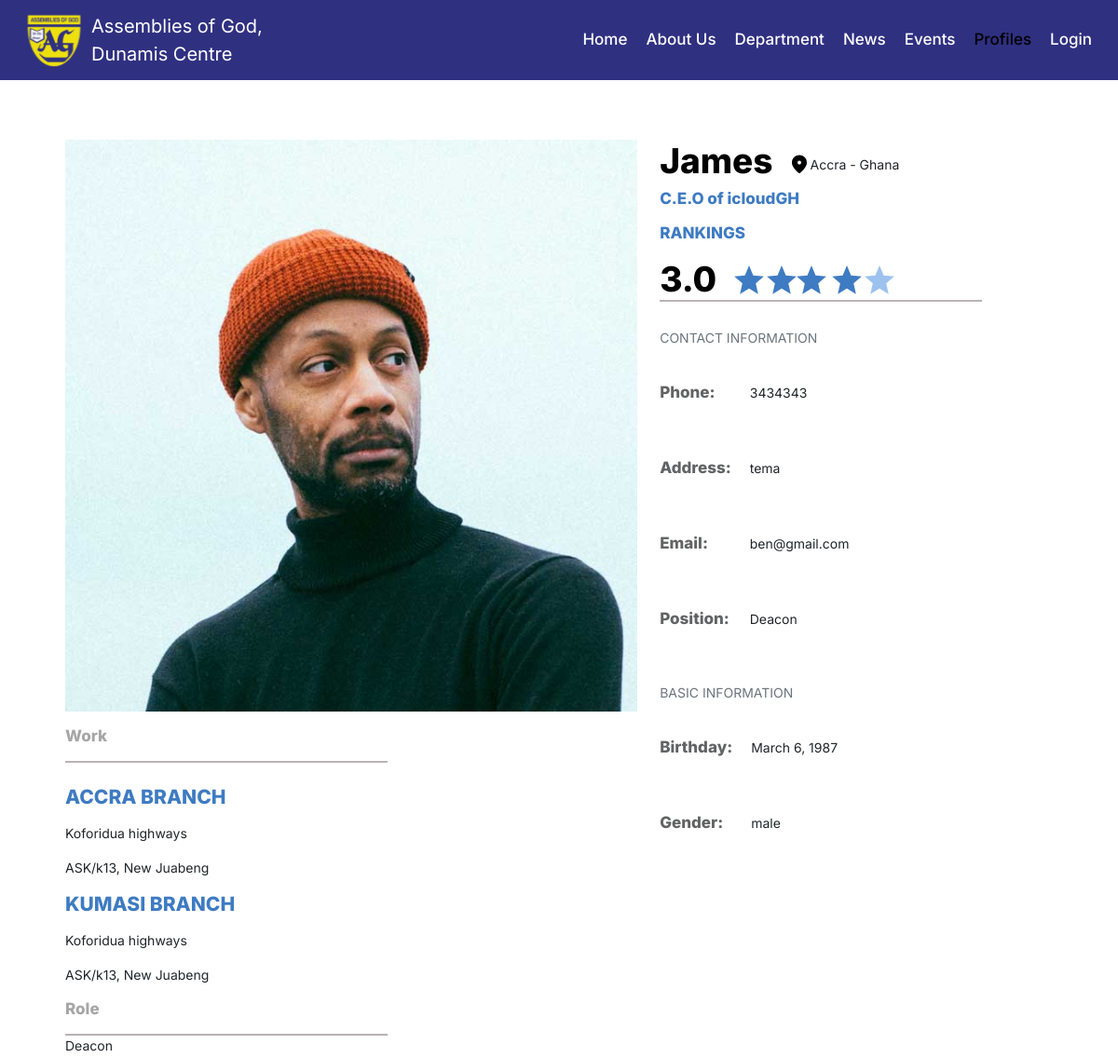
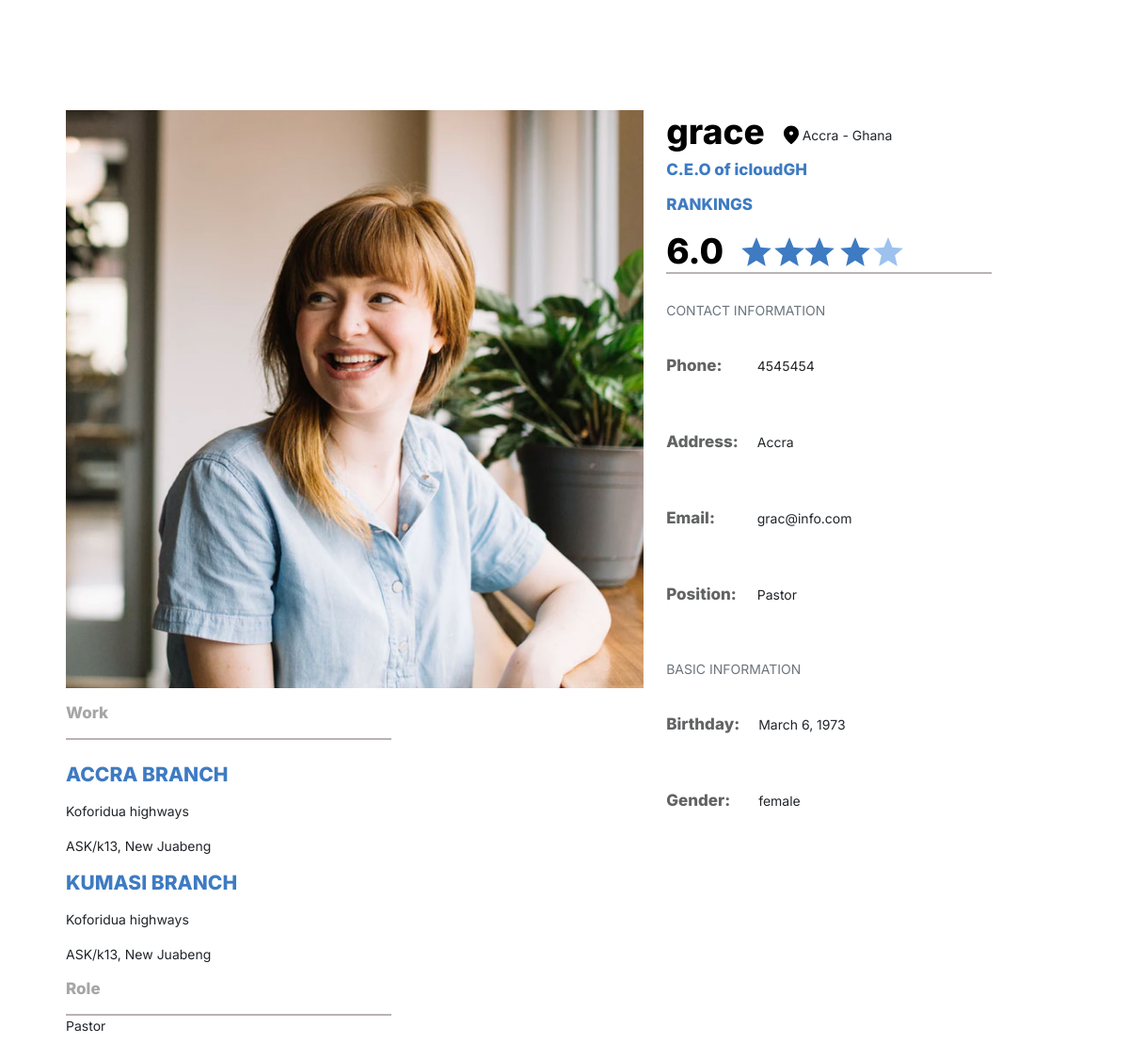
/profile/, run on the app's committed database (2 pictures, top to bottom).
### myapp/models.py (models this page shows, shortened)
class Profile(models.Model):
    name = models.CharField(max_length=100)
    city = models.CharField(max_length=200,default="Accra")
    position = models.CharField(max_length=100)
    rating = models.DecimalField(max_digits=3, decimal_places=1)
    phone_number = models.CharField(max_length=20)
    address = models.CharField(max_length=200)
    email = models.EmailField()
    birthday = models.DateField()
    gender = models.CharField(max_length=10, choices=[('male', 'Male'), ('female', 'Female')])
    image = models.ImageField(upload_to='profileImages/', null=True, default="avatar.svg")

### myapp/views.py (the view)
# urls.py: path('profile/', views.profile, name='profile'),
def profile(request):
    profiles = Profile.objects.all()
    return render(request, 'myapp/profile.html', {'profiles': profiles})

### myapp/templates/myapp/profile.html (shortened to what this page needs)
{% extends 'mainpage.html' %} {% load static %} {% block content %}
<div>
    {% include 'mainnavbar.html' %} {% for profile in profiles %}
    <div class="profile-container">
        <div class="row mt-2">
            <div class="col-12 col-md-7 col-lg-7 mt-3 mt-md-3">
                <img  src="{{ profile.image.url }}" alt="profile" class="img-fluid w-100 h-auto" />
                <div>
                    <p class="work mt-3">Work</p>
                    <div class="line"></div>
                    <div>
                        <p class="mt-4 work-title">ACCRA BRANCH</p>
                        <p>Koforidua highways</p>
                        <p>ASK/k13, New Juabeng</p>
                    </div>
                    <div>
                        <p class="mt-2 work-title">KUMASI BRANCH</p>
                        <p>Koforidua highways</p>
                        <p>ASK/k13, New Juabeng</p>
                    </div>
                </div>
                <div>
                    <p class="work mt-3">Role</p>
                    <div class="line"></div>
                    <p>{{profile.position}}</p>
                </div>
            </div>
            <div class="col-12 col-md-5 col-lg-5 mt-3 mt-md-3">
                <div class="d-flex gap-3">
                    <h1 class="profile-name">{{profile.name}}</h1>
                    <div class="location">
                        <img src="{% static 'images/location.svg' %}" alt="" width="24px" />
                        <p class="my-auto">{{profile.city}} - Ghana</p>
                    </div>
                </div>
                <p class="position">C.E.O of icloudGH</p>
                <p class="ranking">RANKINGS</p>
                <div class="d-flex gap-3">
                    <p class="my-auto rating">{{profile.rating}}</p>
                    <img src="{% static 'images/star.svg' %}" alt="favourite" srcset="" />
                </div>
                <table>
                    <tbody>
                        <caption>
                            CONTACT INFORMATION
                        </caption>
                        <div class="line"></div>
                        <tr>
                            <td>Phone:</td>
                            <td>{{profile.phone_number}}</td>
                        </tr>
                        <tr>
                            <td>Address:</td>
                            <td>{{profile.address}}</td>
                        </tr>
                        <tr>
                            <td>Email:</td>
                            <td>{{profile.email}}</td>
                        </tr>
                        <tr>
                            <td>Position:</td>
                            <td>{{profile.position}}</td>
                        </tr>
                    </tbody>
                </table>
                <table>
                    <tbody>
                        <caption>
                            BASIC INFORMATION
                        </caption>
                        <tr>
                            <td>Birthday:</td>
                            <td>{{profile.birthday}}</td>
                        </tr>
                        <tr>
                            <td>Gender:</td>
                            <td>{{profile.gender}}</td>
                        </tr>
                    </tbody>
                </table>
            </div>
        </div>
    </div>
    {% endfor %}
</div>
{% endblock %}

### static/styles/style2.css (style rules this page uses)
* { box-sizing: border-box; margin: 0; padding: 0; }
body { font-size: 14px; font-family: "Inter", sans-serif; }
.line { width: 346px; height: 0px; border: 1px solid #bab3b3; }
.work { font-weight: 800; font-size: 17px; line-height: 21px; color: #a7a6a6; }
.work-title { font-weight: 800; font-size: 21px; line-height: 25px; color: #3e7bc2; }
table, th, td { padding: 30px 20px 30px 0; margin-top: 20px; }
td:first-child { font-weight: 800; font-size: 17px; line-height: 21px; color: #626364; }
caption { caption-side: top; }
.profile-name { font-weight: 800; font-size: 37px; line-height: 45px; color: #000000; }
.location { display: flex; }
.position, .ranking { font-weight: 800; font-size: 17px; line-height: 21px; color: #3e7bc2; }
.rating { font-weight: 800; font-size: 37px; line-height: 45px; color: #000000; }
.profile-container { padding: 40px 50px; margin: auto 10px auto 20px; }

### data on the page
Profile: image (picture), position "Deacon", name "James", city "Accra", rating "3.0", phone_number "3434343", address "tema", email "ben@gmail.com", birthday "March 6, 1987", gender "male"
Profile: image (picture), position "Pastor", name "grace", city "Accra", rating "6.0", phone_number "4545454", address "Accra", email "grac@info.com", birthday "March 6, 1973", gender "female"
